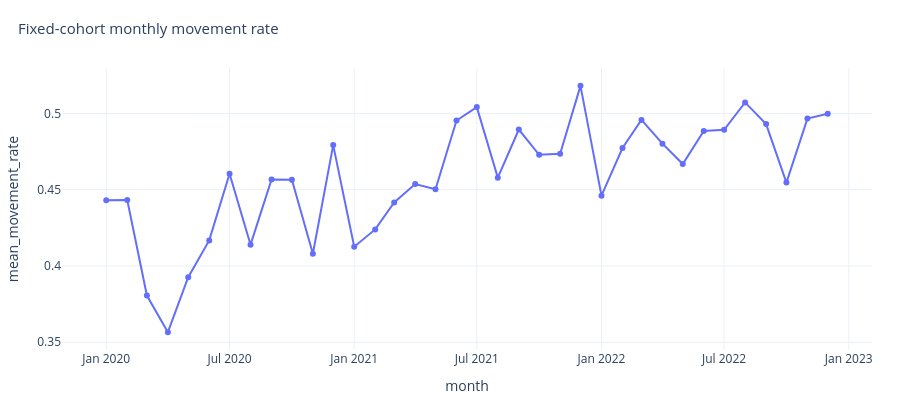

Notebook code for this chart:
### Markdown cell above
### Monthly movement activity

We take the mean of the account-level monthly movement rates in the same cohort. We compare it with the balance-level series to see whether changes in the typical balance coincide with changes in movement frequency. The rates reflect each month's observed weekday composition.

### Code cell
if monthly_cohort.height:
    show(
        px.line(
            monthly_cohort.to_pandas(),
            x="month",
            y="mean_movement_rate",
            markers=True,
            title="Fixed-cohort monthly movement rate",
        )
    )

### Figure 1 — Plotly figure (JSON) as saved in the notebook; plotly's stock layout.template omitted (floating-point values rounded to 4 significant figures)
{"data": [{"hovertemplate": "month=%{x}<br>mean_movement_rate=%{y}<extra></extra>", "legendgroup": "", "line": {"color": "#636efa", "dash": "solid"}, "marker": {"symbol": "circle"}, "mode": "lines+markers", "name": "", "orientation": "v", "showlegend": false, "type": "scatter", "x": ["2020-01-01T00:00:00", "2020-02-01T00:00:00", "2020-03-01T00:00:00", "2020-04-01T00:00:00", "2020-05-01T00:00:00", "2020-06-01T00:00:00", "2020-07-01T00:00:00", "2020-08-01T00:00:00", "2020-09-01T00:00:00", "2020-10-01T00:00:00", "2020-11-01T00:00:00", "2020-12-01T00:00:00", "2021-01-01T00:00:00", "2021-02-01T00:00:00", "2021-03-01T00:00:00", "2021-04-01T00:00:00", "2021-05-01T00:00:00", "2021-06-01T00:00:00", "2021-07-01T00:00:00", "2021-08-01T00:00:00", "2021-09-01T00:00:00", "2021-10-01T00:00:00", "2021-11-01T00:00:00", "2021-12-01T00:00:00", "2022-01-01T00:00:00", "2022-02-01T00:00:00", "2022-03-01T00:00:00", "2022-04-01T00:00:00", "2022-05-01T00:00:00", "2022-06-01T00:00:00", "2022-07-01T00:00:00", "2022-08-01T00:00:00", "2022-09-01T00:00:00", "2022-10-01T00:00:00", "2022-11-01T00:00:00", "2022-12-01T00:00:00"], "xaxis": "x", "y": [0.443, 0.4433, 0.3806, 0.3566, 0.3927, 0.4168, 0.4605, 0.414, 0.4567, 0.4566, 0.408, 0.4793, 0.4126, 0.424, 0.4416, 0.4537, 0.4503, 0.4954, 0.5042, 0.4579, 0.4895, 0.4729, 0.4735, 0.5181, 0.4461, 0.4774, 0.4958, 0.4802, 0.4668, 0.4886, 0.4893, 0.5072, 0.4931, 0.4547, 0.4966, 0.4998], "yaxis": "y"}], "layout": {"autosize": true, "font": {"size": 12}, "height": 420, "legend": {"font": {"size": 11}, "orientation": "h", "tracegroupgap": 0, "x": 0, "y": -0.19, "yanchor": "top"}, "margin": {"b": 70, "l": 60, "r": 28, "t": 68}, "title": {"font": {"size": 15}, "text": "Fixed-cohort monthly movement rate", "x": 0.02, "xanchor": "left"}, "xaxis": {"anchor": "y", "domain": [0.0, 1.0], "title": {"text": "month"}}, "yaxis": {"anchor": "x", "domain": [0.0, 1.0], "title": {"text": "mean_movement_rate"}}}}
